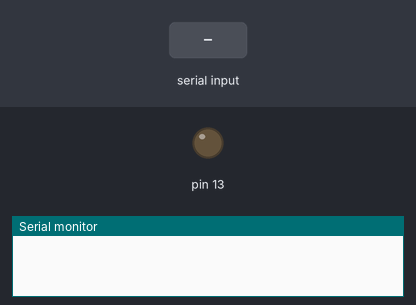
A sketch run on a simulated Arduino Uno, built with avr-gcc and run on an emulated ATmega328P. Shown: output pins drawn as LEDs (lit = HIGH), the last lines printed to the serial monitor. The test bench sets the inputs (shaded band).

Above: at 1.2 s.
1.3 s: "P13\n" received over the second serial link
At 2.0 s:
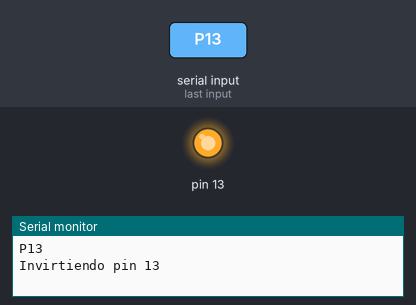
2.8 s: "1\n" received over the second serial link
Timing chart, 0 to 5.8 s (numbered marks = the images above; inputs shaded):
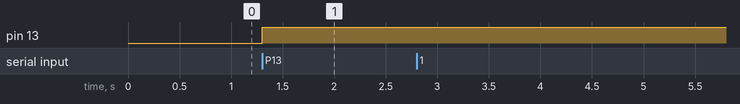

The sketch:

wifi3.ino
```cpp
#include <SoftwareSerial.h>
SoftwareSerial BT1(4, 3); // RX | TX
String W =" ";
char w ;

void setup()
   {  Serial.begin(74880);
      BT1.begin(74880);
      pinMode(13, OUTPUT);
   }

void loop()
   {  if (BT1.available())                // Lo que entra por WIFI à Serial
         { w = BT1.read() ;
           Serial.print(w);
           W = W + w ;                    // Vamos montando un String con lo que entra
         }
      if (Serial.available())             // Lo que entra por Serial à WIFI
         {  char s = Serial.read();
            BT1.print(s);
         }
      if ( w == '\n')                     // Sin han pulsado intro
         { if ( W.indexOf("P13") > 0 )    // Comprobamos si P13 esta incluido en el string
               { digitalWrite( 13, !digitalRead(13)) ;
                 Serial.println("Invirtiendo pin 13");
               }
           W = "" ;  w = ' ' ;                    // Limpiamos las variables
         }
  }
```

Measured:
- after the input at 1.3 s, pin 13: LOW → HIGH at once
